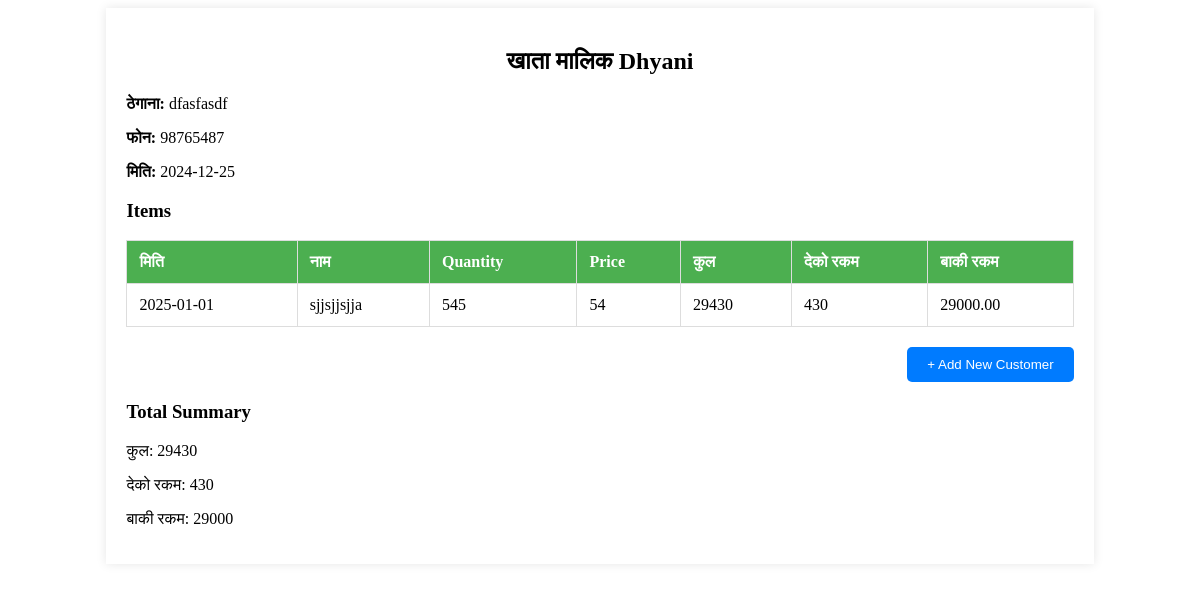
/item/4/ (signed in), run on the app's committed database.
### invoice/models.py (models this page shows, shortened)
class UserInfo(models.Model):
    username = models.CharField(max_length=255)
    father_name = models.CharField(max_length=255)
    address = models.CharField(max_length=255)
    phone = models.CharField(max_length=15)
    created_at = models.DateField()
    grand_parent=models.CharField(max_length=50)
    registered=models.CharField(max_length=50,blank=True)
    minor=models.CharField(max_length=50)
    from django.db.models import Sum, F

class Item(models.Model):
    medicine = models.CharField(max_length=255)
    quantity = models.IntegerField()
    price = models.IntegerField()
    paid_amount = models.IntegerField(default=0)
    customer_name=models.ForeignKey(UserInfo, on_delete=models.CASCADE,null=True,related_name='items')
    date = models.DateField(blank=True,null=True)
    @property
    def amount(self):
        return self.quantity * self.price

### invoice/views.py (the view)
# urls.py: path('', views.customer_data, name='invoice'),  # Main customer data view
@login_required
def invoice(request, customer_id):
    customer = UserInfo.objects.get(id=customer_id)
    items = Item.objects.filter(customer_name=customer)
    for item in items:
        item.remaining_amount = item.amount - item.paid_amount
    total_amount = sum(item.amount for item in items)
    total_paid_amount = sum(item.paid_amount for item in items)
    remaining_amount = total_amount - total_paid_amount
    return render(request, 'invoice.html', {
        'customer': customer,
        'items': items,
        'total_amount': total_amount,
        'total_paid_amount': total_paid_amount,
        'remaining_amount': remaining_amount
    })

### templates/invoice.html (shortened to what this page needs)
<!DOCTYPE html>
<html lang="en">
<head>
    {% load static %}
    <link rel="stylesheet" type="text/css" href="{% static 'css/storage.css' %}">
</head>
<body>
    <div class="table-container">
        <h2>खाता मालिक {{ customer.username }}</h2>
        <p><strong>ठेगाना:</strong> {{ customer.address }}</p>
        <p><strong>फोन:</strong> {{ customer.phone }}</p>
        <p><strong>मिति:</strong> {{ customer.created_at|date:"Y-m-d" }}</p>
        <h3>Items</h3>
        <table class="customer-table">
            <thead>
                <tr>
                    <th>मिति</th>
                    <th>नाम</th>
                    <th>Quantity</th>
                    <th>Price</th>
                    <th>कुल</th>
                    <th>देको रकम</th>
                    <th>बाकी रकम</th>
                </tr>
            </thead>
            <tbody>
                {% for item in items %}
                <tr>
                    <td>{{ item.date|date:"Y-m-d" }}</td>
                    <td>{{ item.medicine }}</td>
                    <td>{{ item.quantity }}</td>
                    <td>{{ item.price }}</td>
                    <td>{{ item.amount }}</td>
                    <td>{{ item.paid_amount }}</td>
                    <td>{{ item.remaining_amount|floatformat:2 }}</td>
                </tr>
                {% endfor %}
            </tbody>
        </table>
        <div style="display: flex; justify-content: flex-end; margin-top: 20px;">
            <button onclick="window.location.href='{% url 'home' %}'" class="add-btn">+ Add New Customer</button>
        </div>
        <h3>Total Summary</h3>
        <div class="total-summary">
            <p>कुल: <span>{{ total_amount }}</span></p>
            <p>देको रकम: <span>{{ total_paid_amount }}</span></p>
            <p>बाकी रकम: <span>{{ remaining_amount }}</span></p>
        </div>
    </div>
</body>
</html>

### staticfiles/css/storage.css (style rules this page uses)
.table-container { margin: 0 auto; width: 80%; padding: 20px; background-color: #fff; box-shadow: 0 0 10px rgba(0, 0, 0, 0.1); }
h2 { text-align: center; margin-bottom: 20px; }
.customer-table { width: 100%; border-collapse: collapse; }
.customer-table th, .customer-table td { padding: 12px; border: 1px solid #ddd; text-align: left; }
.customer-table th { background-color: #4CAF50; color: white; }
.add-btn { padding: 10px 20px; background-color: #007bff; color: #fff; border: none; border-radius: 4px; cursor: pointer; transition: background-color 0.3s ease; }

### templates/invoice.html (style rules this page uses)
.add-btn { padding: 10px 20px; background-color: #007bff; color: white; border: none; border-radius: 5px; cursor: pointer; }

### data on the page
UserInfo: username "Dhyani", address "dfasfasdf", phone "98765487", created_at "2024-12-25"
Item: date "2025-01-01", medicine "sjjsjjsjja", quantity "545", price "54", amount "29430", paid_amount "430", remaining_amount "29000.00"

### other printed values
{{ total_amount }} "29430"
{{ total_paid_amount }} "430"
{{ remaining_amount }} "29000"
